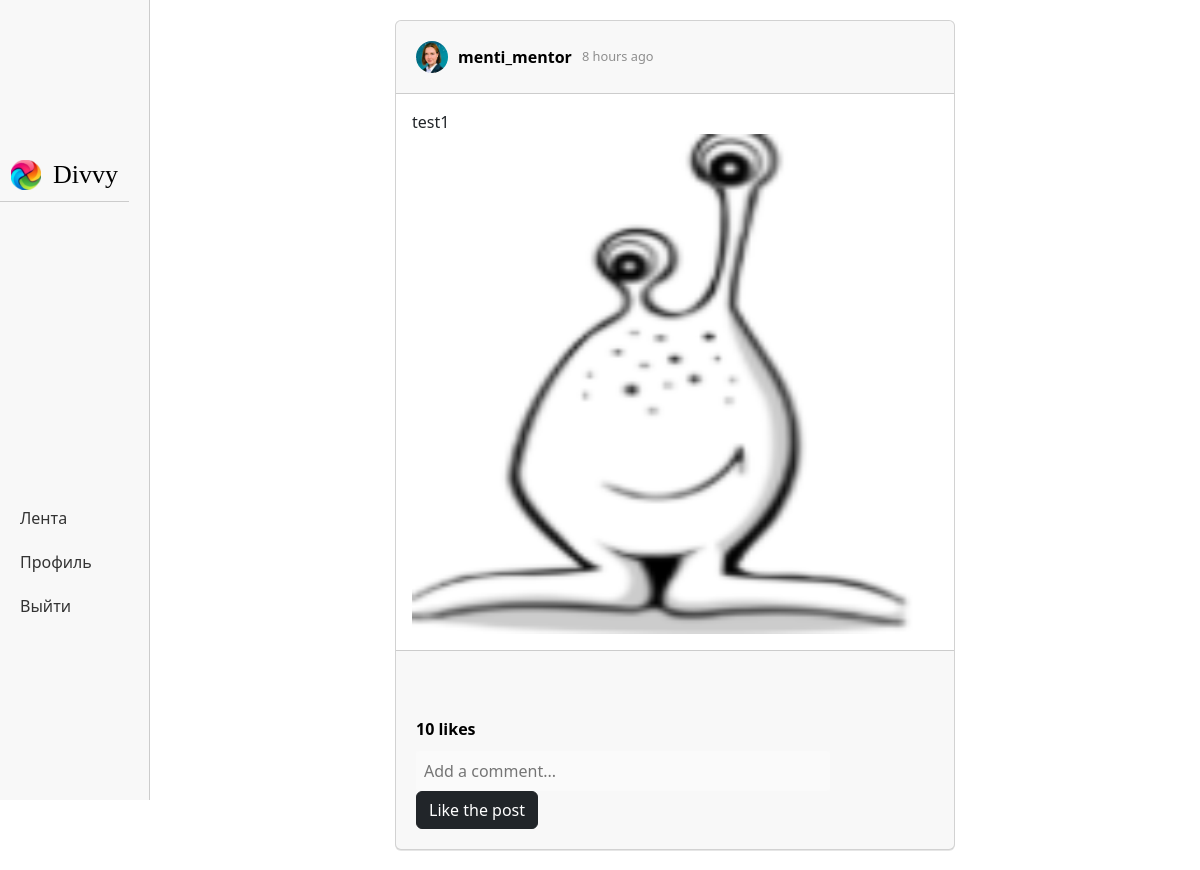
The page /post/3 (signed in) on the database as committed earlier.
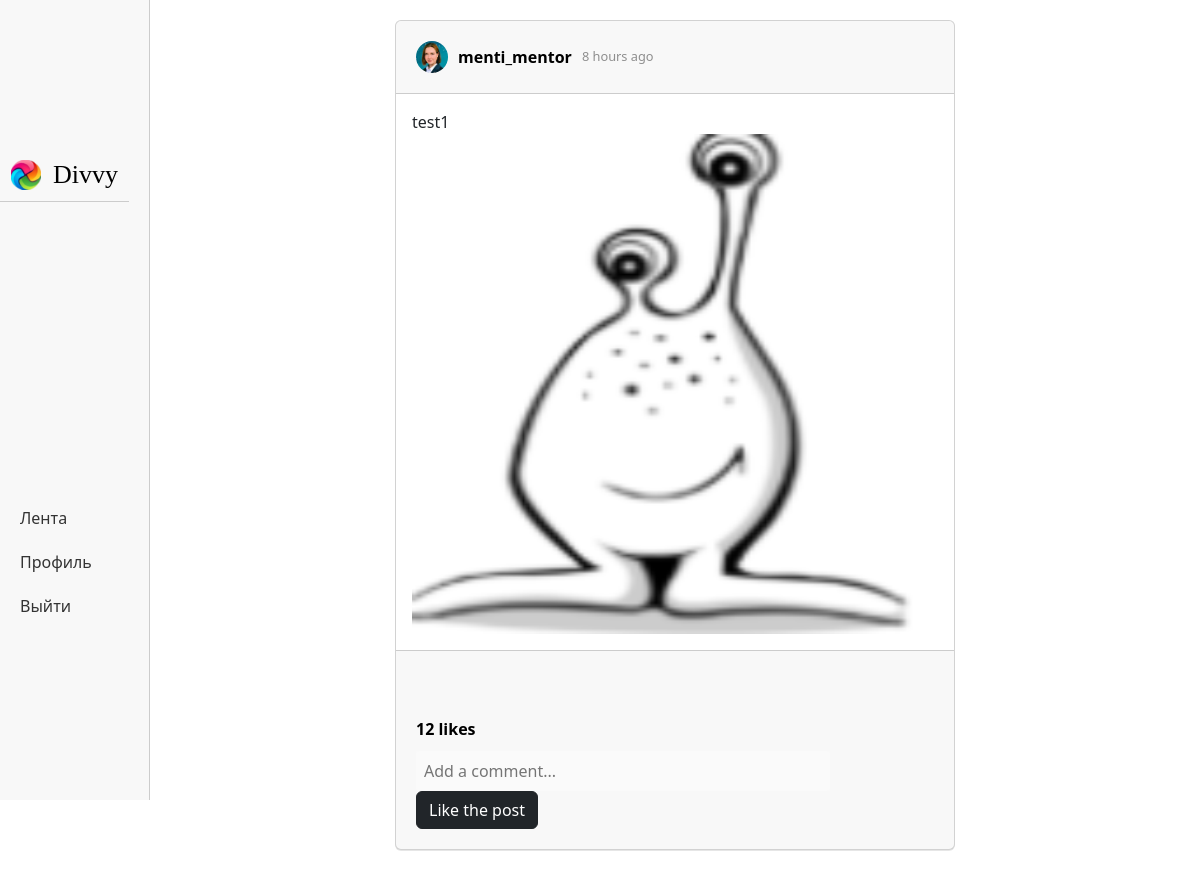
The same page on the database as committed later.
### data/posts.py (models this page shows)
class Post(SqlAlchemyBase, SerializerMixin):
    __tablename__ = 'posts'
    id = sqlalchemy.Column(sqlalchemy.Integer, primary_key=True, autoincrement=True)
    likes = sqlalchemy.Column(sqlalchemy.Integer, default=0)
    post_text = sqlalchemy.Column(sqlalchemy.String, nullable=True)
    post_picture = sqlalchemy.Column(sqlalchemy.String, nullable=False)
    comments_number = sqlalchemy.Column(sqlalchemy.Integer, default=0)
    user_id = sqlalchemy.Column(sqlalchemy.Integer, sqlalchemy.ForeignKey("users.id"), nullable=False)
    modified_date = sqlalchemy.Column(sqlalchemy.DateTime, default=datetime.datetime.now)
    user = orm.relationship('User')
    comments = orm.relationship("Comment", back_populates='post')

### main.py (the view)
@app.route("/post/<int:post_id>")
def post_page(post_id):
    if isinstance(current_user, mixins.AnonymousUserMixin):
        return redirect("/login")
    db_sess = db_session.create_session()
    post = db_sess.query(Post).filter(Post.id == post_id).first()
    values = {
        "title": f"Пост от {post.user.nickname}",
        "post": post,
        "prescription": format_social_media_post_time(post.modified_date)
    }
    return render_template("post_page.html", **values)

### data/db_session.py (called while the page is built)
def create_session() -> Session:
    global __factory
    return __factory()

### functions.py (called while the page is built, shortened)
def format_social_media_post_time(post_time):
    current_time = datetime.now()
    time_difference = current_time - post_time
    years = time_difference.days // 365
    if years > 0:
        if years == 1:
            return "a year ago"
        return f"{years} years ago"
    months = time_difference.days // 30
    if months > 0:
        if months == 1:
            return "a month ago"
        return f"{months} months ago"
    weeks = time_difference.days // 7
    if weeks > 0:
        if weeks == 1:
            return "a week ago"
        return f"{weeks} weeks ago"
    days = time_difference.days
    if days > 0:
        if days == 1:
            return "a day ago"
        return f"{days} days ago"
    hours = time_difference.seconds // 3600
    if hours > 0:
        if hours == 1:
            return "an hour ago"
        return f"{hours} hours ago"

### main.py (called while the page is built)
@login_manager.user_loader
def load_user(user_id):
    db_sess = db_session.create_session()
    return db_sess.query(User).get(user_id)

### templates/post_page.html (shortened to what this page needs)
{% extends "authorised_base.html" %}
{% block content %}
    <div class="posts-container">
        <div class="card">
            <div class="card-header">
                <img src="{{ post.user.avatar }}" alt="Post">
                <a href="">{{ post.user.nickname }}</a>
                <span>{{ prescription }}</span>
            </div>
            <div class="card-body">
                {{ post.post_text }}
                <img src="/{{ post.post_picture }}" alt="Post">
            </div>
            <div class="card-footer">
                <div class="actions">
                </div>
                <span class="likes">{{post.likes}} likes</span>
                <form class="comment-form" action="/send_comment/{{ post.id }}" method="post">
                    <input type="text" placeholder="Add a comment..." name="comment_text">
                    <a class="btn btn-dark" href="/like_post/{{ post.id }}">Like the post</a>
                </form>
            </div>
        </div>
    </div>
{% endblock %}

Rows that differ between the two databases and show on the page:
changed Post "test1": likes "10" → "12"
